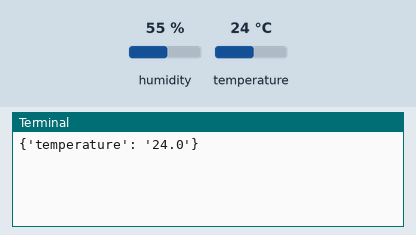
Recording of a program running on a simulated Raspberry Pi (BCM pin numbers). Shown: the last lines printed to the terminal. The inputs (shaded band) are chosen by the test bench; at power-on: temperature 24 °C, humidity 55 %. Web requests get an empty 200 reply after 0.4 s.

Above: at 1.2 s.
1.3 s: temperature set to 12 °C
At 3.7 s:
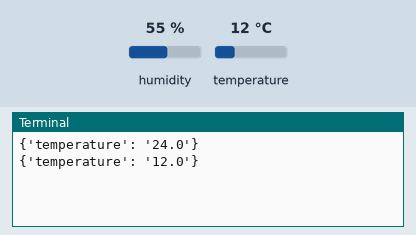
4.0 s: temperature set to 19 °C
At 4.9 s:
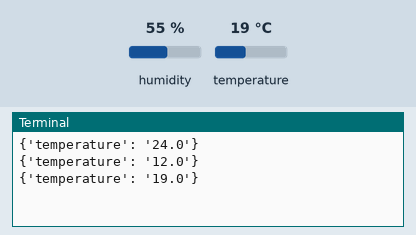
Timing chart, 0 to 7.0 s (numbered marks = the images above; inputs shaded):
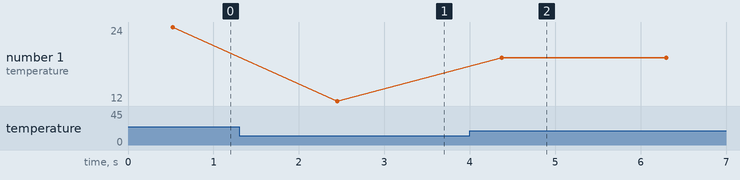

The program:

read_dht11.py
```python
import time
import Adafruit_DHT
import requests

URL = "http://your_ip"
sensor = Adafruit_DHT.DHT11
pin = 4

try:
    while True:
        h, t = Adafruit_DHT.read_retry(sensor, pin)
        if h is not None and t is not None:
            data = {"temperature": str(t)}
            print(data)
            res = requests.post(URL + "/send-data", data)
        else:
            print("Read Error")

        time.sleep(1)
except KeyboardInterrupt:
    print("Error")

finally:
    print("End Program")
```

Measured:
- after the input at 1.3 s, the terminal: prints a new line after 1.2 s (image 1)
- after the input at 4.0 s, the terminal: prints a new line after 0.38 s (image 2)
- plotted number 1: 24 → 12 after the input at 1.3 s, 12 → 19 after the input at 4.0 s
